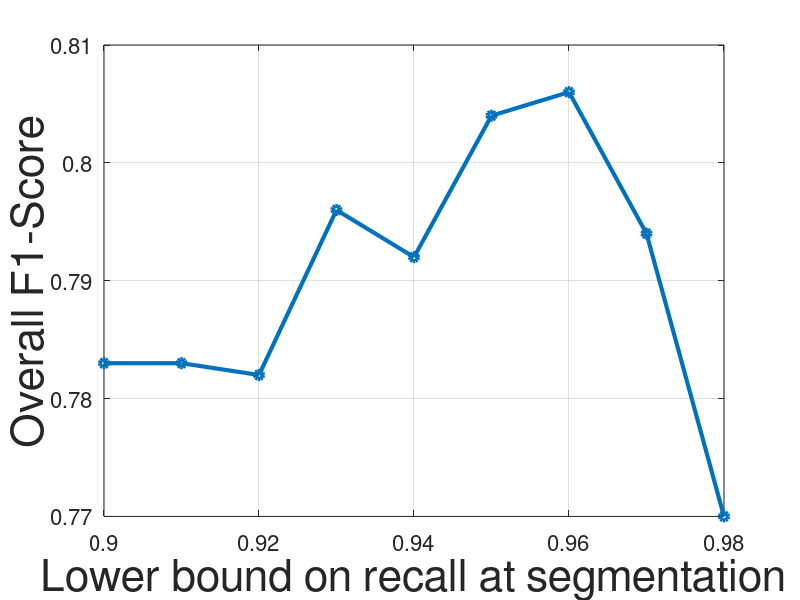

Source code (MATLAB):
x = 0.9:0.01:0.98
y = [0.783, 0.783, 0.782, 0.796, 0.792, 0.804, 0.806, 0.794, 0.77]
figure
plot(x,y, 'LineWidth', 3);
hold on
grid on
scatter(x,y, 'LineWidth', 3);
%h_legend=legend('F1-Score','Y','Z');
%set(h_legend,'FontSize',20);

a = get(gca,'XTickLabel');
set(gca,'XTickLabel',a,'fontsize',16)

xlabel('Lower bound on recall at segmentation', 'FontSize', 32);
ylabel('Overall F1-Score', 'FontSize', 32);


